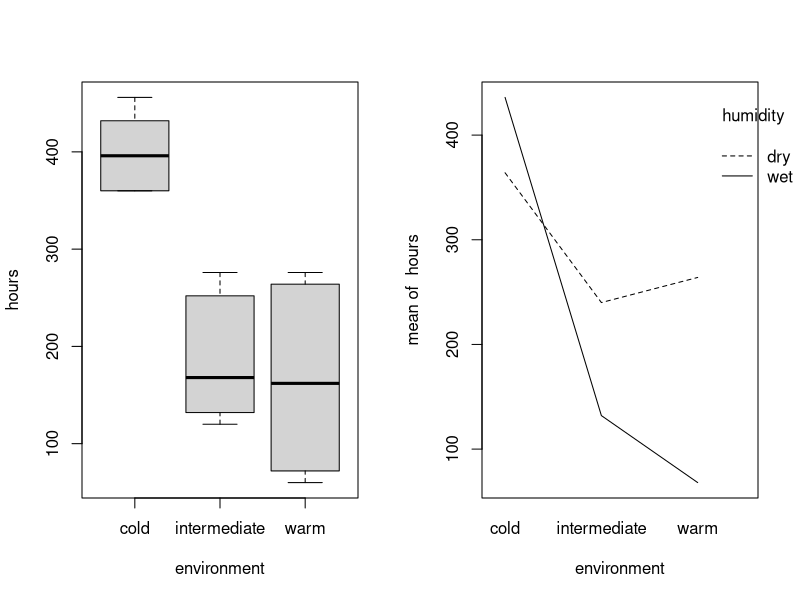
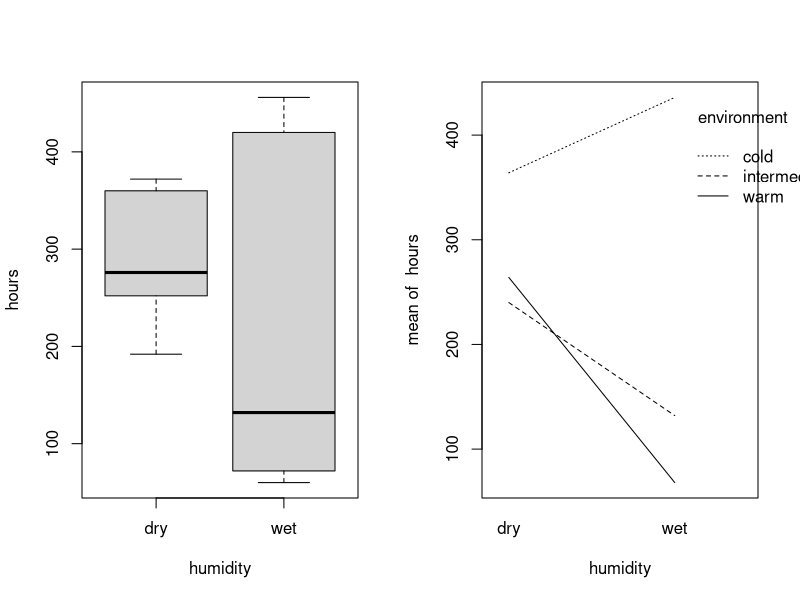
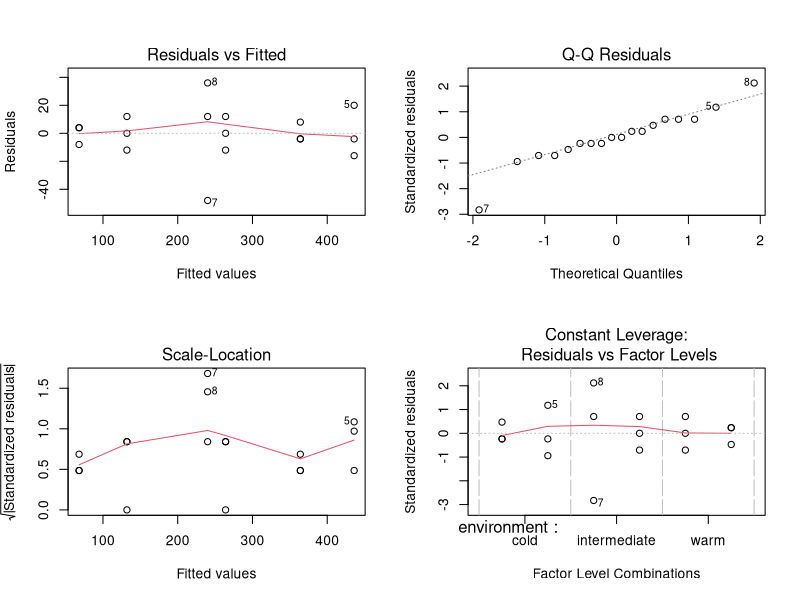
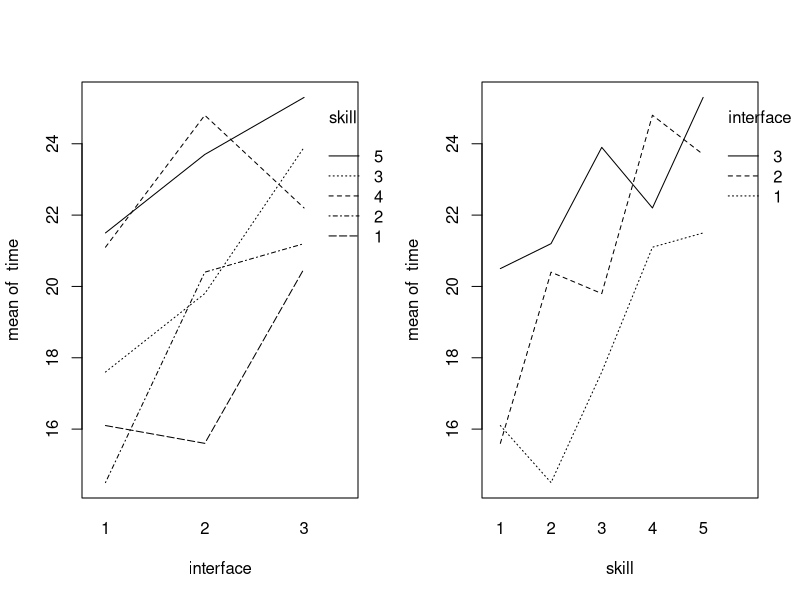
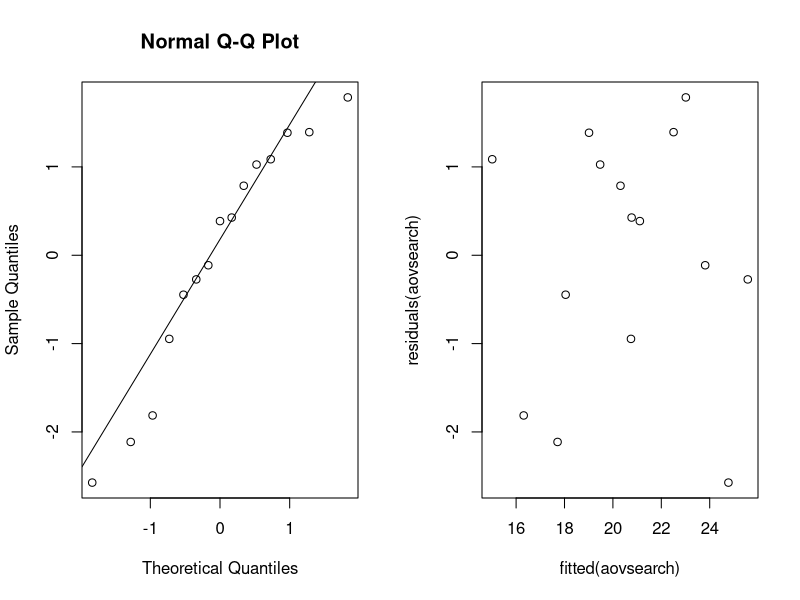
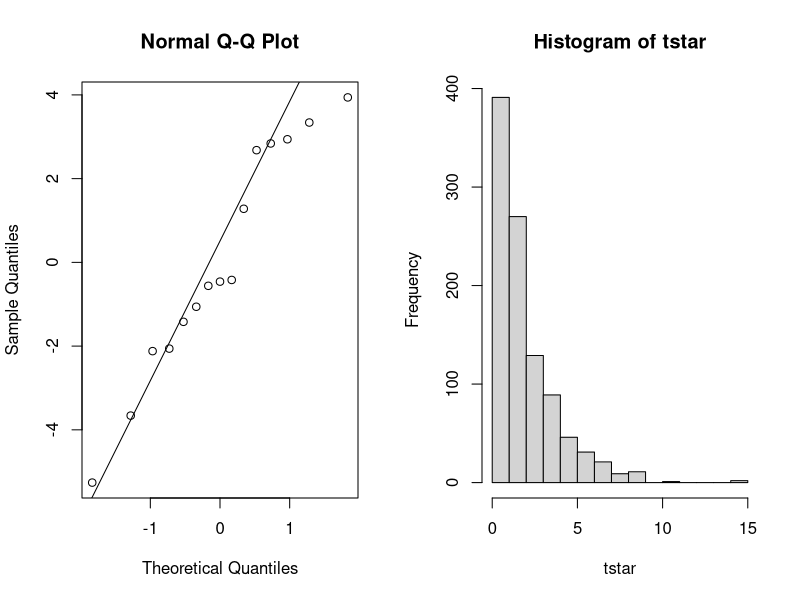
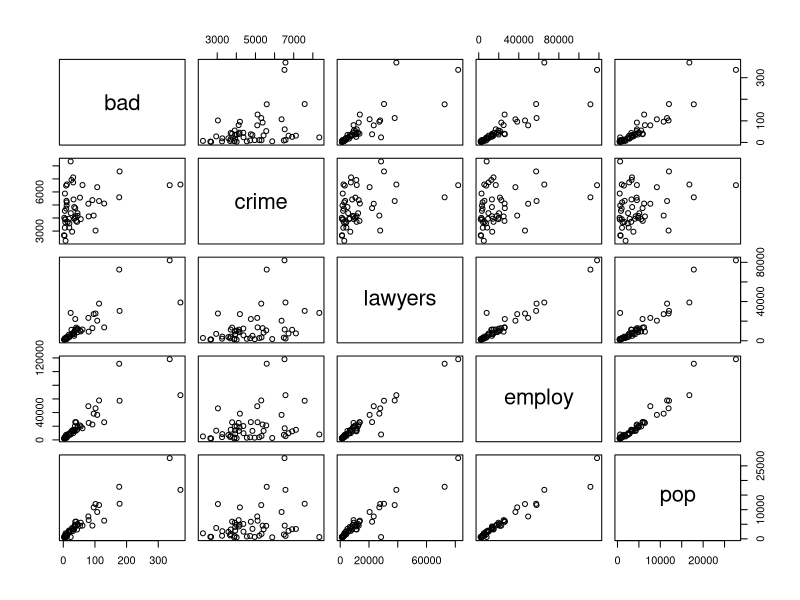
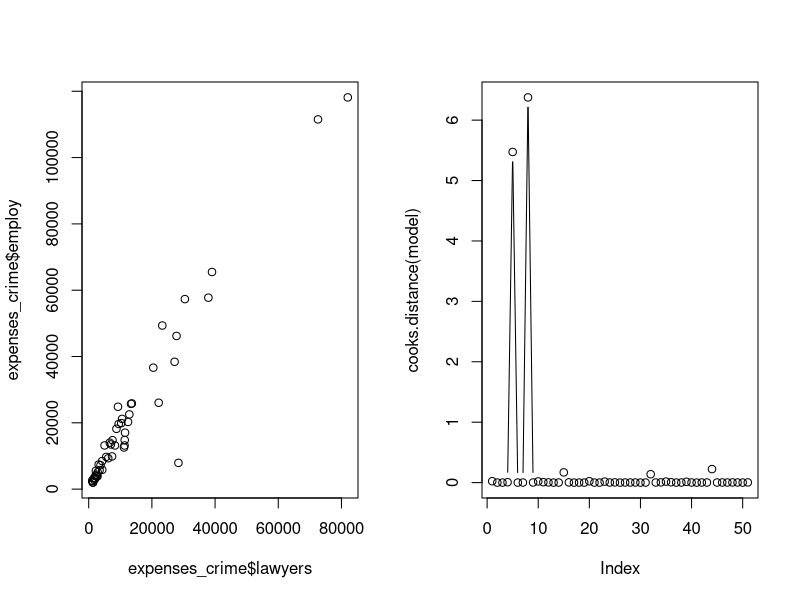

Source code (R) for these figures, in order:
## ---- chunk 1
knitr::opts_chunk$set(fig.height = 2.5)
options(show.signif.stars=FALSE)
## ---- chunk 2
bread = read.table(file = 'data/bread.txt', header = TRUE)
## ---- chunk 3
# The randomization process for 18 slices
# Take hours column from the data
hrs = as.vector(as.matrix(bread$hours))
# Create environment column
env = rep(c('cold', 'intermediate', 'warm'), each = 6)
# Create humidity column
humi = rep(c('dry', 'wet'), each = 3)
# Converting to data frame
head(data.frame(cbind(hrs, env, humi)))
## ---- chunk 4
# Divide into two columns
par(mfrow=c(1, 2))
attach(bread)
# Boxplot vs interaction plot in hours~environment
boxplot(hours~environment, data = bread)
interaction.plot(environment, humidity, hours, fixed = TRUE)
# Boxplot vs interaction plot in hours~humidity
boxplot(hours~humidity, data = bread)
interaction.plot(humidity, environment, hours, fixed = TRUE)
## ---- chunk 5
# Creating linear model and ANOVA test
breadaov = lm(hours~environment*humidity, data = bread); anova(breadaov)
p_interaction = anova(breadaov)$Pr[3]
## ---- chunk 6
summary(breadaov)[4]
## ---- chunk 7
par(mfrow=c(2, 2))
# Plot the linear fitted model graphs
plot(breadaov)
## ---- chunk 8
search = read.table("data/search.txt", header=TRUE)
## ---- chunk 9
N = 1 #
I = 3 
B = 5
for (i in 1:B){
  print(sample(1:(N*I)))
}
## ---- chunk 10

attach(search)

par(mfrow=c(1,2))
interaction.plot(interface,skill,time)
interaction.plot(skill,interface,time)
## ---- chunk 11
search$skill = as.factor(search$skill)
search$interface = as.factor(search$interface)

aovsearch=lm(time~interface+skill, data=search); anova(aovsearch)
## ---- chunk 12
summary(aovsearch)[4]
## ---- chunk 13
qqnorm(residuals(aovsearch));qqline(residuals(aovsearch))
## ---- chunk 14
plot(fitted(aovsearch),residuals(aovsearch))
## ---- chunk 15
friedman.test(time,interface,skill)
## ---- chunk 16
aovsearch2 = lm(time~interface, data=search); anova(aovsearch2)
## ---- chunk 17
qqnorm(residuals(aovsearch2))
qqline(residuals(aovsearch2))
## ---- chunk 18
library(lme4)
## ---- chunk 19
cow = read.table("data/cow.txt", header=TRUE)
## ---- chunk 20
aovcow = lm(milk~id+per+treatment,data=cow)
anova(aovcow)
## ---- chunk 21
cow$id = factor(cow$id); cow$per=factor(cow$per)
cowlm = lm(milk~treatment+per+id, data=cow)
summary(cowlm)
## ---- chunk 22
attach(cow)
cowlmer1 = lmer(milk~treatment+order+per+(1|id),REML=FALSE)
cowlmer2 = lmer(milk~order+per+(1|id),REML=FALSE)
anova(cowlmer2,cowlmer1)
## ---- chunk 23
summary(cowlmer1)
## ---- chunk 24
attach(cow)
t.test(milk[treatment=="A"],milk[treatment=="B"],paired=TRUE)
## ---- chunk 25
nauseatable = read.table(file = 'nauseatable.txt', header = TRUE)
## ---- chunk 26
table_to_vector = unlist(nauseatable,  use.names = FALSE)
# Create nausea column, possible values 0 (No Nausea), 1(Nausea)
nausea = rep(c('0', '1'), each = 3, times = c(table_to_vector))
med = c('Chlorpromazine','Pentobarbital(100mg)','Pentobarbital(150mg)')
# Create medicine column, contains name of all the medicines
medicine = rep(c(med,med), each = 1, times = c(table_to_vector))
df = data.frame(cbind(nausea, medicine))
## ---- chunk 27
xtabs(~medicine+nausea)
## ---- chunk 28
#options(scipen = 999)
meds = factor(medicine)
mystat=function(x) sum(residuals(x)^2)
B=1000
tstar=numeric(B)
for (i in 1:B) {
  treatstar=sample(medicine)
  tstar[i]=chisq.test(xtabs(~treatstar+nausea, data = nauseatable))[[1]]
}
myt=chisq.test(xtabs(~medicine+nausea, data = nauseatable))[[1]]
myt
hist(tstar)
## ---- chunk 29
pl = sum(tstar<myt)/B 
pr = sum(tstar>myt)/B
pmin = min(pl,pr) 
(pvalue = pmin)
## ---- chunk 30
(pvalue_chisq = chisq.test(xtabs(~medicine+nausea, data = nauseatable))[[3]])
(pvalue_tstar=pmin)
## ---- chunk 31
expenses_crime = read.table(file = 'data/expensescrime.txt', header = TRUE)
## ---- chunk 32
# Step Up method
summary(lm( expend~bad ,data = expenses_crime))[[9]]
summary(lm( expend~crime ,data = expenses_crime))[[9]]
summary(lm( expend~lawyers ,data = expenses_crime))[[9]]
summary(lm( expend~employ ,data = expenses_crime))[[9]]
summary(lm( expend~pop ,data = expenses_crime))[[9]]
## ---- chunk 33
summary(lm( expend~employ+bad ,data = expenses_crime))[[9]]
summary(lm( expend~employ+crime ,data = expenses_crime))[[9]]
summary(lm( expend~employ+lawyers ,data = expenses_crime))[[9]]
summary(lm( expend~employ+pop ,data = expenses_crime))[[9]]
## ---- chunk 34
summary(lm( expend~employ+lawyers+bad ,data = expenses_crime))[[9]]
summary(lm( expend~employ+lawyers+crime ,data = expenses_crime))[[9]]
summary(lm( expend~employ+lawyers+pop ,data = expenses_crime))[[9]]
## ---- chunk 35
#Final model for the step up approach
summary(lm( expend~employ+lawyers ,data = expenses_crime))[[9]]
## ---- chunk 36
summary(lm( expend~bad+crime+lawyers+employ+pop ,data = expenses_crime))
## ---- chunk 37
summary(lm( expend~crime+lawyers+employ+pop ,data = expenses_crime))

## ---- chunk 38
#Final model using Step down method
summary(lm( expend~lawyers+employ ,data = expenses_crime))[8]

## ---- chunk 39
plot(expenses_crime[,c(3:7)])
## ---- chunk 40
plot(expenses_crime$lawyers, expenses_crime$employ)
## ---- chunk 41
model = lm( expend~lawyers+employ ,data = expenses_crime)
round(cooks.distance(model),2)
plot(cooks.distance(model),type="b")
## ---- chunk 42
install.packages("car")
library(car)
influencePlot(model, main="Influence Plot", sub="Circle size corresponds Cook's Distance")
## ---- chunk 43
cor(expenses_crime[,c(3:7)])
plot(expenses_crime$pop, expenses_crime$employ)
## ---- chunk 44
model1 = lm( expend~lawyers+employ+pop ,data = expenses_crime)
vif(model)
vif(model1)
## ---- chunk 45
model_new = lm( expend~lawyers ,data = expenses_crime)
## ---- chunk 46
lw_model = lm( expend~lawyers ,data = expenses_crime)
plot(residuals(lw_model),expenses_crime$lawyers)

em_model = lm( expend~employ ,data = expenses_crime)
plot(residuals(em_model),expenses_crime$employ)
## ---- chunk 47
qqnorm(residuals(model));qqline(residuals(model))
